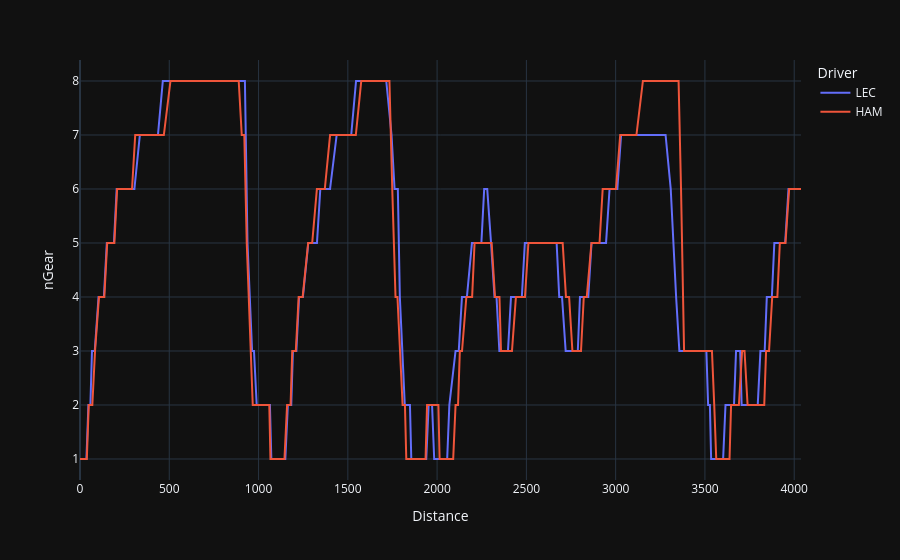

Notebook source saved alongside this figure:
### Code cell
gear = px.line(
    telem4,
    x='Distance',
    y='nGear',
    color='Driver',
    template='plotly_dark'
)
gear.show()

### Figure 1 — Plotly figure (JSON) as saved in the notebook; plotly's stock layout.template omitted (floating-point values rounded to 4 significant figures; data arrays with more than 128 entries replaced by an {"elided": "..."} marker saying what was removed)
{"data": [{"hovertemplate": "Driver=LEC<br>Distance=%{x}<br>nGear=%{y}<extra></extra>", "legendgroup": "LEC", "line": {"color": "#636efa", "dash": "solid"}, "marker": {"symbol": "circle"}, "mode": "lines", "name": "LEC", "orientation": "v", "showlegend": true, "type": "scatter", "x": {"elided": "253 float values"}, "xaxis": "x", "y": {"elided": "253 int values"}, "yaxis": "y"}, {"hovertemplate": "Driver=HAM<br>Distance=%{x}<br>nGear=%{y}<extra></extra>", "legendgroup": "HAM", "line": {"color": "#EF553B", "dash": "solid"}, "marker": {"symbol": "circle"}, "mode": "lines", "name": "HAM", "orientation": "v", "showlegend": true, "type": "scatter", "x": {"elided": "257 float values"}, "xaxis": "x", "y": {"elided": "257 int values"}, "yaxis": "y"}], "layout": {"legend": {"title": {"text": "Driver"}, "tracegroupgap": 0}, "margin": {"t": 60}, "xaxis": {"anchor": "y", "domain": [0, 1], "title": {"text": "Distance"}}, "yaxis": {"anchor": "x", "domain": [0, 1], "title": {"text": "nGear"}}}}
